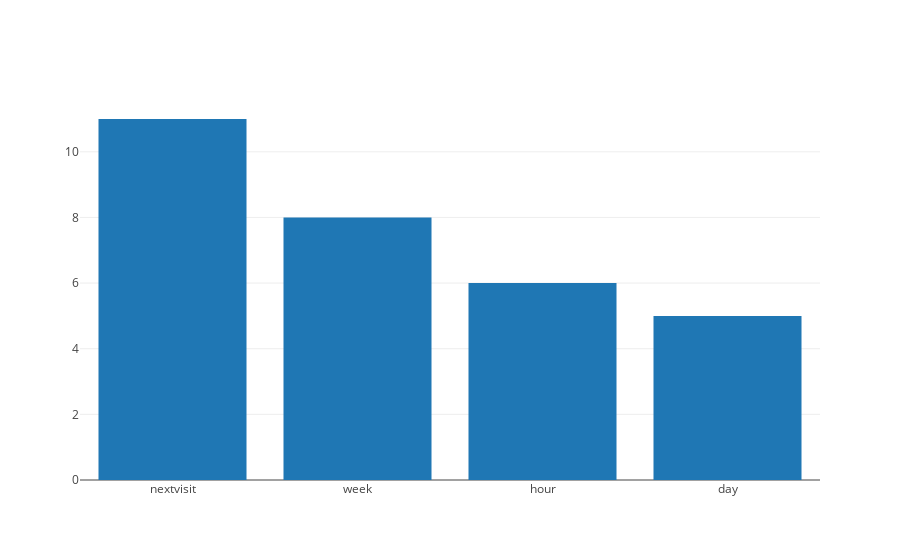

The notebook cell saved with this chart:
### Code cell
import plot_utils
reload(plot_utils)
from plot_utils import *

### Figure 1 — Plotly figure (JSON) as saved in the notebook; plotly's stock layout.template omitted (floating-point values rounded to 4 significant figures)
{"data": [{"type": "bar", "uid": "1d244639-93d5-496c-866a-c4a924677d3e", "x": ["nextvisit", "week", "hour", "day"], "y": [11, 8, 6, 5]}], "layout": {}}
